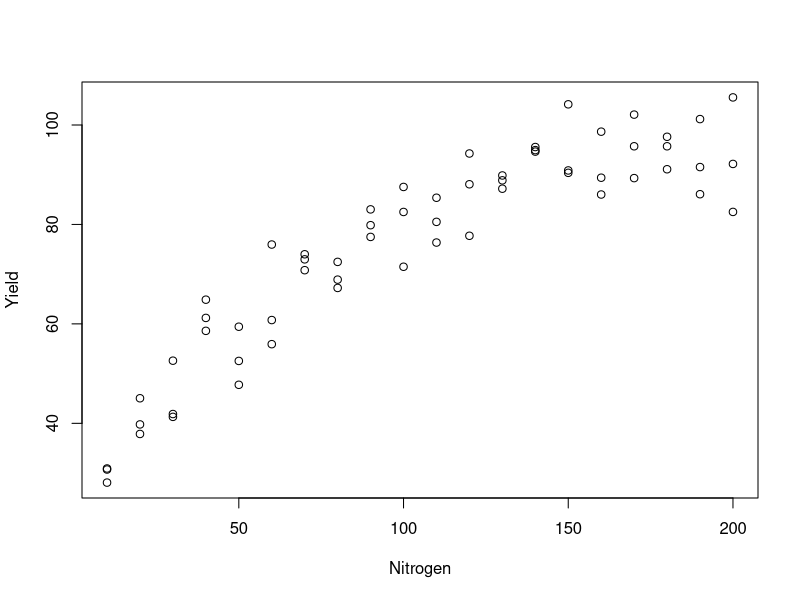
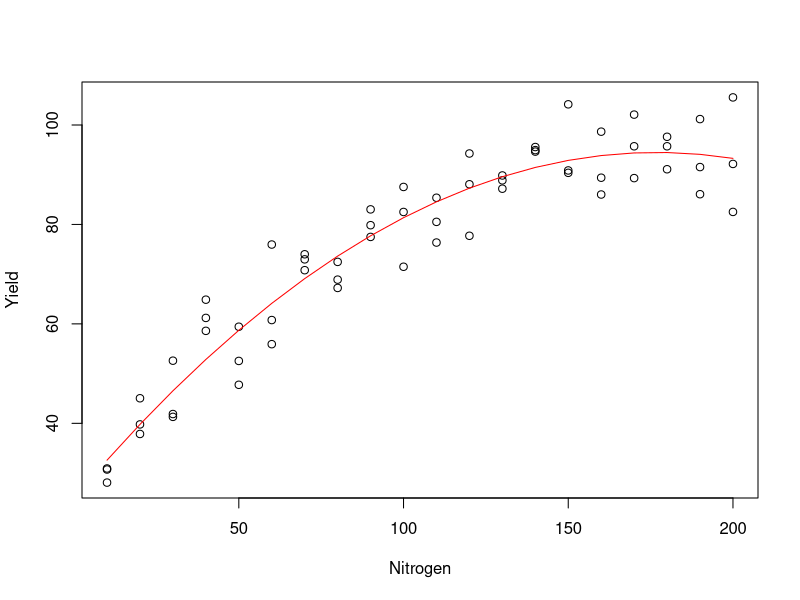
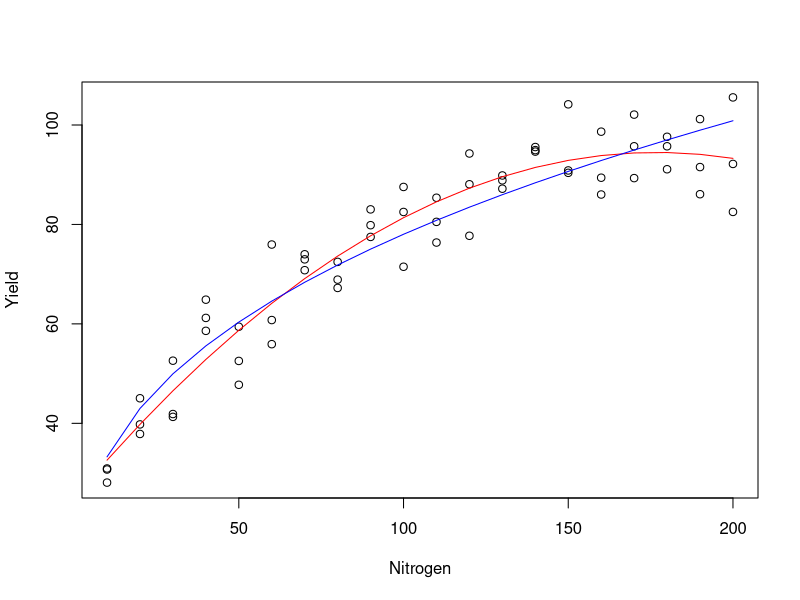
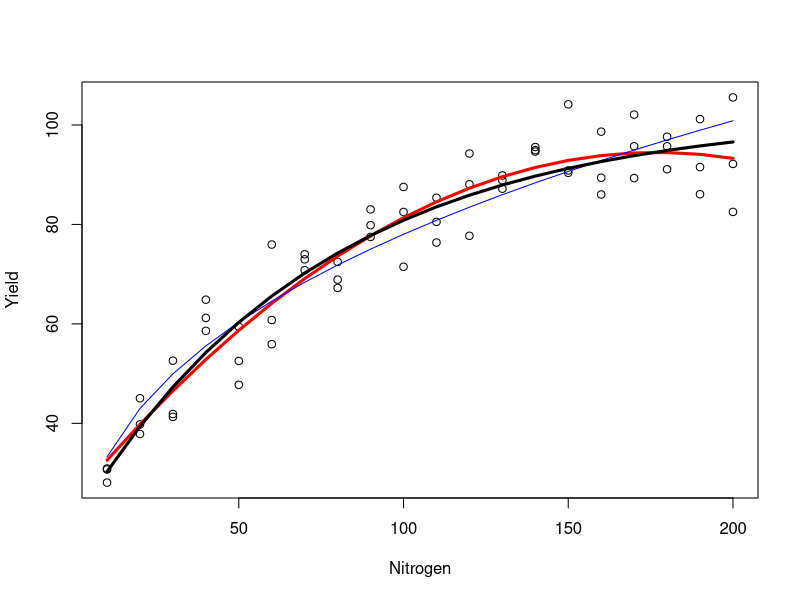
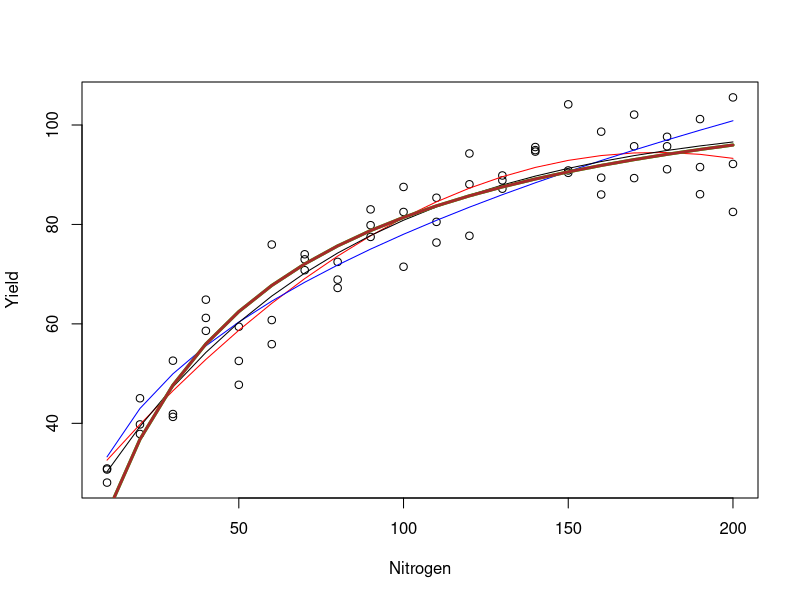
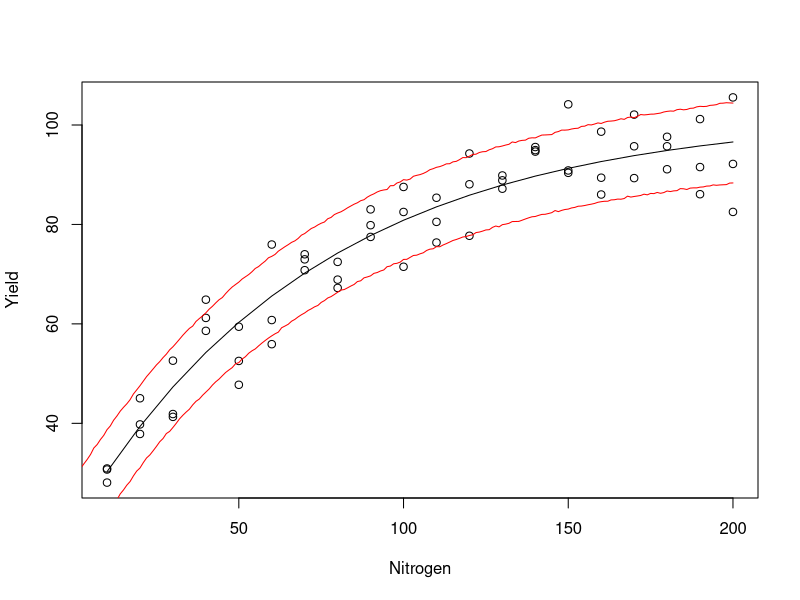

R code for these plots, in order:
data<-read.table("NitrogenYield.txt", sep="\t", dec=".", header=TRUE)
attach(data)
plot(Nitrogen, Yield)
library(nlme)

## a 
model.poly<-lm(Yield~Nitrogen+I(Nitrogen^2), data=data)
summary(model.poly)
coef(model.poly)[3]

plot(Nitrogen, Yield)
lines(Nitrogen, fitted(model.poly), col="red")

## maximum likelihood estimate is - 0.0022237

## b 
model.expon<-glm(Yield~log(Nitrogen),family=gaussian(link="log"), data=data)
summary(model.expon)
predict(model.expon, newdata=data.frame(Nitrogen=150), type="response")

plot(Nitrogen, Yield)
lines(Nitrogen, fitted(model.poly), col="red")
lines(Nitrogen, fitted(model.expon, type="response"), col="blue")

## maximum likelihood estimate is 90.66521.

## c
model.asymp<-nls(Yield~SSasymp(Nitrogen, Asym,R0,lrc), data=data)
summary(model.asymp)

plot(Nitrogen, Yield)
lines(Nitrogen, fitted(model.poly), col="red", lwd=3)
lines(Nitrogen, fitted(model.expon, type="response"), col="blue")
lines(Nitrogen, fitted(model.asymp, type="response"), col="black", lwd=3)

## maximum likelihood estimate is 102.0634. 

## d 
model.mm<-nls(Yield~SSmicmen(Nitrogen, Vm, K), data=data)
summary(model.mm)
newdata<-data.frame(Nitrogen=150)
predict(model.mm,newdata=newdata)
## Maximum likelihood estimate is 90.57802

plot(Nitrogen, Yield)
lines(Nitrogen, fitted(model.poly), col="red")
lines(Nitrogen, fitted(model.expon, type="response"), col="blue")
lines(Nitrogen, fitted(model.asymp, type="response"), col="black")
lines(Nitrogen, fitted(model.mm, type="response"), col="green", lwd=3)

gmodel<-glm(Yield~I(1/Nitrogen), family=gaussian(link="inverse"), data=data)
lines(Nitrogen, fitted(gmodel, type="response"), col="brown", lwd=3)

AIC(model.poly)
AIC(model.expon)
AIC(model.asymp)
AIC(model.mm)

## e
model.asymp<-nls(Yield~SSasymp(Nitrogen,Asym,R0,lrc), data=data)
summary(model.asymp)

beta<-coef(model.asymp)
cov.beta<-vcov(model.asymp)
predict(model.asymp, newdata=data.frame(Nitrogen=150), type="response")
library(mvtnorm)
beta.star<-rmvnorm(1000, mean = beta, sigma = cov.beta)
Asym<-beta.star[,1]
R0<-beta.star[,2]
lrc<-beta.star[,3]

mu.star<-Asym+(R0-Asym)*exp(-exp(lrc)*newdata$Nitrogen)
conf.lowerbound<-quantile(mu.star, c(0.025))
conf.upperbound<-quantile(mu.star, c(0.975))
conf.lowerbound
conf.upperbound

sigma2<-sigma(model.asymp)[1]^2
yf.star<-rnorm(10000, mean=mu.star, sd=sqrt(sigma2))
pred.lowerbound<-quantile(yf.star, c(0.1))
pred.upperbound<-quantile(yf.star, c(0.9))

pred.lowerbound # 83.16026 
pred.upperbound # 99.13124 

newdata<-data.frame(Nitrogen=0:200)
pred.lowerbound<-numeric()
pred.upperbound<-numeric()

for(i in 1:dim(newdata)[1]){
  
  mu.star<-Asym+(R0-Asym)*exp(-exp(lrc)*newdata$Nitrogen[i])

  sigma2<-sigma(model.asymp)[1]^2
  yf.star<-rnorm(10000, mean=mu.star, sd=sqrt(sigma2))
  pred.lowerbound[i]<-quantile(yf.star, c(0.1))
  pred.upperbound[i]<-quantile(yf.star, c(0.9))
  
}

plot(Nitrogen, Yield)
lines(Nitrogen, fitted(model.asymp, type="response"), col="black")
lines(newdata$Nitrogen, pred.lowerbound, col="red")
lines(newdata$Nitrogen, pred.upperbound, col="red")
